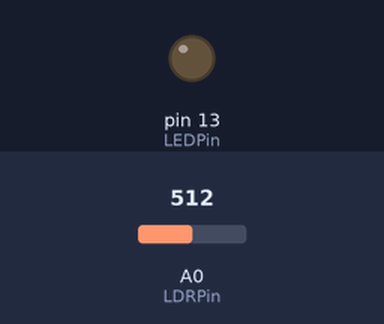
A sketch run on a simulated Arduino Uno, built with avr-gcc and run on an emulated ATmega328P. Parts: output pins drawn as LEDs (lit = HIGH). Inputs (shaded band) come from the test bench; at power-on: A0 (LDRPin) = 512.

Above: at 1.2 s.
1.3 s: A0 (LDRPin) set to 259
2.8 s: A0 (LDRPin) set to 241
At 3.4 s:
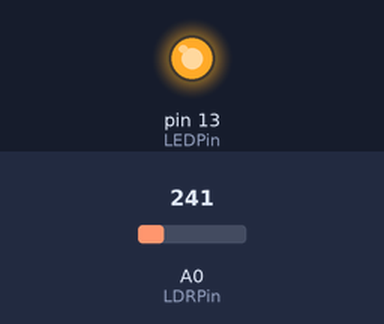
4.3 s: A0 (LDRPin) set to 260
At 5.5 s:
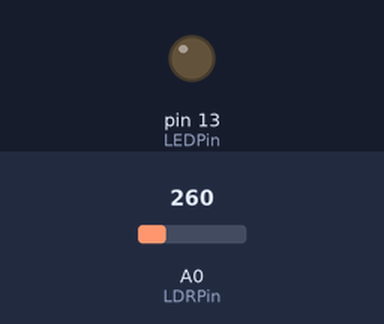
5.8 s: A0 (LDRPin) set to 240
At 6.9 s:
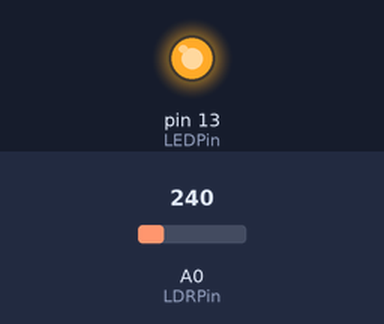
Timing chart, 0 to 8.3 s (numbered marks = the images above; inputs shaded):
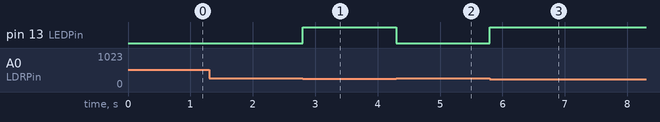

The sketch:

Arduino-LDR.ino
```cpp
/* 5v
 * LDR_______--->A0
 * R=10k
 * GND
*/

const int LEDPin = 13;
const int LDRPin = A0;
const int threshold = 250; // valor en el cual se enciende el led si la
                           // lectura supera este valor

void setup()
{
pinMode(LEDPin,OUTPUT);
pinMode(LDRPin, INPUT);
}

void loop()
{
int input = analogRead(LDRPin);


  if(input < threshold )
  {
    digitalWrite(LEDPin,HIGH);
  }
  else
  {
    digitalWrite(LEDPin,LOW);
  }


}
```

Measured:
- the behaviour switches between 250 and 249 on A0 (LDRPin) (found by bisection; images 0 and 1)
- after the input at 1.3 s, every drawn part: stays the same
- after the input at 2.8 s, pin 13 (LEDPin): LOW → HIGH at once
- after the input at 4.3 s, pin 13 (LEDPin): HIGH → LOW at once
- after the input at 5.8 s, pin 13 (LEDPin): LOW → HIGH at once
